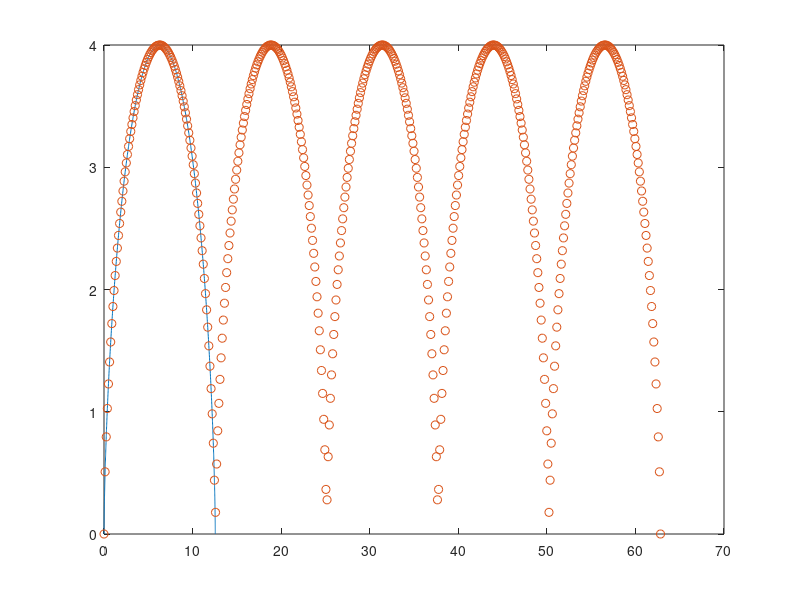

Recreate this plot in MATLAB.
clc
close all
t = linspace(0,2*pi, 1000);
xp = 2 * (t - sin(t));
yp = 2 * (1 - cos(t));
plot(xp,yp);
hold on
plot(linspace(0,2*pi*10,500), interp1(xp, yp, mod(linspace(0,2*pi*10,500),4*pi)), 'o');

